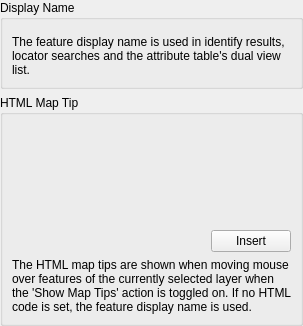
         <widget class="QWidget" name="mOptsPage_Display">
          <layout class="QVBoxLayout" name="verticalLayout_25">
           <property name="leftMargin">
            <number>0</number>
           </property>
           <property name="topMargin">
            <number>0</number>
           </property>
           <property name="rightMargin">
            <number>0</number>
           </property>
           <property name="bottomMargin">
            <number>0</number>
           </property>
           <item>
            <widget class="QWidget" name="scrollArea_10" native="true">
             <property name="widgetResizable" stdset="0">
              <bool>true</bool>
             </property>
             <layout class="QGridLayout" name="gridLayout_10">
              <property name="leftMargin">
               <number>0</number>
              </property>
              <property name="topMargin">
               <number>0</number>
              </property>
              <property name="rightMargin">
               <number>0</number>
              </property>
              <property name="bottomMargin">
               <number>0</number>
              </property>
              <item row="0" column="0">
               <widget class="QGroupBox" name="groupBox_22">
                <property name="sizePolicy">
                 <sizepolicy hsizetype="Preferred" vsizetype="Minimum">
                  <horstretch>0</horstretch>
                  <verstretch>0</verstretch>
                 </sizepolicy>
                </property>
                <property name="title">
                 <string>Display Name</string>
                </property>
                <layout class="QGridLayout" name="gridLayout_50">
                 <item row="0" column="0">
                  <widget class="QgsFieldExpressionWidget" name="mDisplayExpressionWidget">
                   <property name="focusPolicy">
                    <enum>Qt::StrongFocus</enum>
                   </property>
                  </widget>
                 </item>
                 <item row="1" column="0">
                  <widget class="QLabel" name="labelDisplayNameInfo">
                   <property name="text">
                    <string>The feature display name is used in identify results, locator searches and the attribute table's dual view list.</string>
                   </property>
                   <property name="wordWrap">
                    <bool>true</bool>
                   </property>
                  </widget>
                 </item>
                </layout>
               </widget>
              </item>
              <item row="1" column="0">
               <widget class="QGroupBox" name="groupBox_2">
                <property name="sizePolicy">
                 <sizepolicy hsizetype="Preferred" vsizetype="MinimumExpanding">
                  <horstretch>0</horstretch>
                  <verstretch>0</verstretch>
                 </sizepolicy>
                </property>
                <property name="title">
                 <string>HTML Map Tip</string>
                </property>
                <layout class="QGridLayout" name="gridLayout_8">
                 <item row="1" column="2">
                  <widget class="QPushButton" name="mInsertExpressionButton">
                   <property name="sizePolicy">
                    <sizepolicy hsizetype="Fixed" vsizetype="Fixed">
                     <horstretch>0</horstretch>
                     <verstretch>0</verstretch>
                    </sizepolicy>
                   </property>
                   <property name="toolTip">
                    <string>Inserts the selected field or expression into the map tip</string>
                   </property>
                   <property name="text">
                    <string>Insert</string>
                   </property>
                  </widget>
                 </item>
                 <item row="0" column="0" colspan="3">
                  <widget class="QgsCodeEditorHTML" name="mMapTipWidget" native="true">
                   <property name="sizePolicy">
                    <sizepolicy hsizetype="Preferred" vsizetype="MinimumExpanding">
                     <horstretch>0</horstretch>
                     <verstretch>0</verstretch>
                    </sizepolicy>
                   </property>
                   <property name="minimumSize">
                    <size>
                     <width>0</width>
                     <height>100</height>
                    </size>
                   </property>
                  </widget>
                 </item>
                 <item row="1" column="0" colspan="2">
                  <widget class="QgsFieldExpressionWidget" name="mMapTipExpressionFieldWidget">
                   <property name="focusPolicy">
                    <enum>Qt::StrongFocus</enum>
                   </property>
                   <property name="toolTip">
                    <string>The valid attribute names for this layer</string>
                   </property>
                  </widget>
                 </item>
                 <item row="3" column="0" colspan="3">
                  <widget class="QLabel" name="labelMapTipInfo">
                   <property name="text">
                    <string>The HTML map tips are shown when moving mouse over features of the currently selected layer when the 'Show Map Tips' action is toggled on. If no HTML code is set, the feature display name is used.</string>
                   </property>
                   <property name="wordWrap">
                    <bool>true</bool>
                   </property>
                  </widget>
                 </item>
                </layout>
               </widget>
              </item>
             </layout>
            </widget>
           </item>
          </layout>
         </widget>
